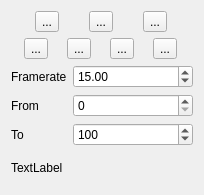
<?xml version="1.0" encoding="UTF-8"?>
<ui version="4.0">
 <class>WdgAnimation</class>
 <widget class="QWidget" name="WdgAnimation">
  <property name="geometry">
   <rect>
    <x>0</x>
    <y>0</y>
    <width>204</width>
    <height>195</height>
   </rect>
  </property>
  <property name="windowTitle">
   <string/>
  </property>
  <layout class="QVBoxLayout" name="verticalLayout_2">
   <item>
    <layout class="QHBoxLayout" name="playbackLayout">
     <item>
      <widget class="QToolButton" name="btnPreviousFrame">
       <property name="text">
        <string>...</string>
       </property>
      </widget>
     </item>
     <item>
      <widget class="QToolButton" name="btnPlay">
       <property name="text">
        <string>...</string>
       </property>
      </widget>
     </item>
     <item>
      <widget class="QToolButton" name="btnNextFrame">
       <property name="text">
        <string>...</string>
       </property>
      </widget>
     </item>
    </layout>
   </item>
   <item>
    <layout class="QHBoxLayout" name="keyframingLayout">
     <item>
      <widget class="QToolButton" name="btnAddKeyframe">
       <property name="text">
        <string>...</string>
       </property>
      </widget>
     </item>
     <item>
      <widget class="QToolButton" name="btnAddDuplicateFrame">
       <property name="text">
        <string>...</string>
       </property>
      </widget>
     </item>
     <item>
      <widget class="QToolButton" name="btnDeleteKeyframe">
       <property name="text">
        <string>...</string>
       </property>
      </widget>
     </item>
     <item>
      <widget class="QToolButton" name="btnOnionSkinOptions">
       <property name="text">
        <string>...</string>
       </property>
      </widget>
     </item>
    </layout>
   </item>
   <item>
    <layout class="QFormLayout" name="formLayout">
     <item row="1" column="0">
      <widget class="QLabel" name="lblFramerate">
       <property name="text">
        <string>Framerate</string>
       </property>
      </widget>
     </item>
     <item row="1" column="1">
      <widget class="QDoubleSpinBox" name="doubleFramerate">
       <property name="value">
        <double>15.000000000000000</double>
       </property>
      </widget>
     </item>
     <item row="2" column="0">
      <widget class="QLabel" name="label">
       <property name="text">
        <string>From</string>
       </property>
      </widget>
     </item>
     <item row="3" column="0">
      <widget class="QLabel" name="label_2">
       <property name="text">
        <string>To</string>
       </property>
      </widget>
     </item>
     <item row="2" column="1">
      <widget class="QSpinBox" name="spinFromFrame"/>
     </item>
     <item row="3" column="1">
      <widget class="QSpinBox" name="spinToFrame">
       <property name="maximum">
        <number>1000</number>
       </property>
       <property name="value">
        <number>100</number>
       </property>
      </widget>
     </item>
    </layout>
   </item>
   <item>
    <widget class="QLabel" name="lblInfo">
     <property name="text">
      <string>TextLabel</string>
     </property>
    </widget>
   </item>
  </layout>
 </widget>
 <resources/>
 <connections/>
</ui>
